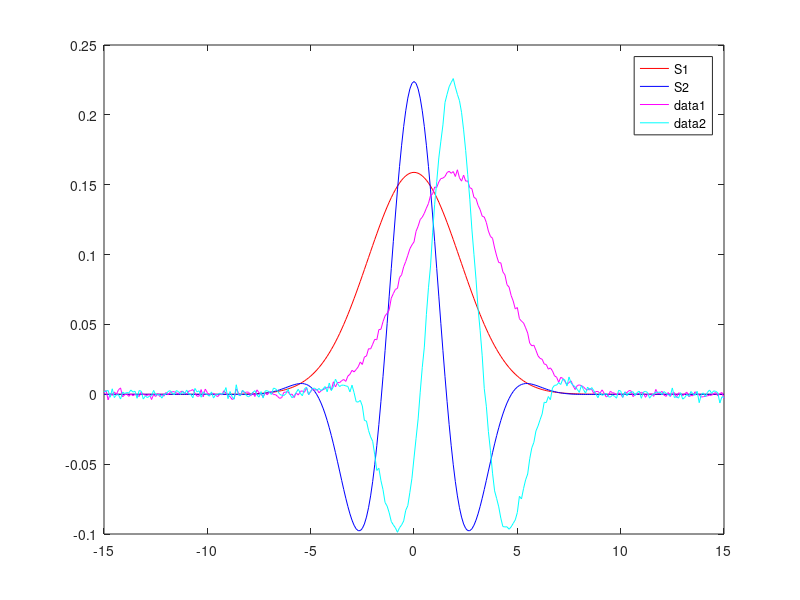

Recreate this plot in MATLAB. (Note: this script raises an error after producing the figure.)
clear all
close all

T_s = 0.1;
T_range = -15:T_s:15;
N = length(T_range);
s1 = exp(-0.1*T_range.^2);
s2 = exp(-0.1*T_range.^2).*cos(T_range);

% Compute the energy
E1 = sum(abs(s1.^2));
E2 = sum(abs(s2.^2));

% Normalized signals => signal energy =1
alpha_1 = 1/sqrt(E1);
alpha_2 = 1/sqrt(E2);
s1 = s1*alpha_1;
s2 = s2*alpha_2;

% SNR
SNR = 40;
sigma2 = 10^(-SNR/10);

% Random time diff calc
T =-5 + 10*rand(1);
% T =2;

s1_time_diffed = exp(-0.1*(T_range-T).^2);
s2_time_diffed = exp(-0.1*(T_range-T).^2).*cos((T_range-T));

%% a)
% s2 is better because of greater derivate which is looked for in CRB See
% (3.14) in kay I
T =-5 + 10*rand(1);
figure(1)
plot (T_range,s1,'r')
hold on
plot (T_range,s2,'b')
legend("S1","S2")

% Lägger till brus
w = exp(-0.1*(T_range-T).^2) + sqrt(sigma2)*randn(1,length(T_range));
x2 = exp(-0.1*(T_range-T).^2).*cos(T_range-T) + sqrt(sigma2)*randn(1,length(T_range));

w = w/sqrt(E1);
x2 = x2/sqrt(E2);
figure(1)
plot(T_range,w,'m')
plot(T_range,x2,'c')
hold off

T_search = -5:T_s:5;
T_hat_metric = zeros(1,length(T_search));

% ML estimatorn för s1
for i = 1:1:length(T_search)
    t = T_search(i);
    intermidiate = 1/sqrt(E1)*exp(-0.1*(T_range-t).^2);
    T_hat_metric(i) = sum(w.*intermidiate);
end

conv_value = genarate_T_hat_from_two_funcs(s1,w)
[max_value, max_t_index] = max(T_hat_metric);
grid_value = T_search(max_t_index)
figure(3)
plot(T_search,T_hat_metric,'r')
%% Monte Carlo , var och mean
% testa antalat körningar
rng('shuffle')

M0 = [1:100:1000 1001:200:2000 2001:400:5001]; % All the different number of monte-carlo runs we will try

T_hat_mean = zeros(2,M0(end));
T_hat_RMSE = zeros(2,M0(end));

T =-5 + 10*rand(1);
T= 2;
s1_time_diffed = alpha_1*exp(-0.1*(T_range-T).^2);
s2_time_diffed = alpha_2*exp(-0.1*(T_range-T).^2).*cos((T_range-T));

for M=M0
    
    T_hat_error_square_s1 = zeros(1,M );
    T_hat_error_square_s2 = zeros(1,M );
    parfor m=1:M
        % s1 and s2 contains the signal without noise.
        w =  sqrt(sigma2)*randn(1,N);
        T_hat_error_square_s1(m) = genarate_T_hat_from_two_funcs(s1,w+s1_time_diffed);
        T_hat_error_square_s2(m) = genarate_T_hat_from_two_funcs(s2,w+s2_time_diffed);
    end
    T_hat_mean(1,M) = mean(T_hat_error_square_s1);
    T_hat_RMSE(1,M) = std(T_hat_error_square_s1);
    T_hat_mean(2,M) = mean(T_hat_error_square_s2);
    T_hat_RMSE(2,M) = std(T_hat_error_square_s2);
    
end

mean_plot_1 = T_hat_mean(1,:);
std_plot_1 = T_hat_RMSE(1,:);
mean_plot_2 = T_hat_mean(2,:);
std_plot_2 = T_hat_RMSE(2,:);

figure(25)
plot(M0,mean_plot_1(M0),M0,mean_plot_2(M0))
legend("s1","s2")
title("mean")

figure(26)
plot(M0,std_plot_1(M0),M0,std_plot_2(M0))
legend("s1","s2")
title("std")


%% CRB
%Plot CRB theoretical value
rng('shuffle')

sigma2_range = 10^-2:10^-3:10^-1;
SNR_range = -10*log10(sigma2_range);
% SNR_range = 1:2:30;
% sigma2_range = 10.^(-SNR_range./10);

T_hat_RMSE = zeros(2,length(SNR_range));
monte_carlo_runs = 2000;

for SNR_i=1:1:length(SNR_range)
    SNR_c = SNR_range(SNR_i);
    sigma2 = sigma2_range(SNR_i);

    T_hat_error_square_s1 = zeros(1,monte_carlo_runs );
    T_hat_error_square_s2 = zeros(1,monte_carlo_runs );
    parfor m=1:monte_carlo_runs
        % s1 and s2 contains the signal without noise.
        T =-5 + 10*rand(1);
        s1_time_diffed = exp(-0.1*(T_range-T).^2);
        s2_time_diffed = exp(-0.1*(T_range-T).^2).*cos((T_range-T));
        w =  sqrt(sigma2)*randn(1,N);
        T_hat_error_square_s1(m) = (T-genarate_T_hat_from_two_funcs(s1,w+s1_time_diffed))^2;
        T_hat_error_square_s2(m) = (T-genarate_T_hat_from_two_funcs(s2,w+s2_time_diffed))^2;
    end
    T_hat_RMSE(1,SNR_i) = sqrt(mean(T_hat_error_square_s1));
    T_hat_RMSE(2,SNR_i) = sqrt(mean(T_hat_error_square_s2));
    
end
std_plot_1 = T_hat_RMSE(1,:);
std_plot_2 = T_hat_RMSE(2,:);
%%
% finns nog ett fel i mina teoretiska värden

s1_diff = alpha_1*exp(-0.1*T_range.^2)*(-0.2).*T_range;
s2_diff = alpha_2*exp(-0.1*T_range.^2).*(-0.2.*T_range.*cos(T_range)- sin(T_range));

figure(30)
d_s1_energy = sum(s1_diff.^2);     
semilogy(SNR_range, sqrt(sigma2_range./d_s1_energy))
% loglog(1./sigma2_range, sqrt(sigma2_range)./d_s1_energy)
hold on 
semilogy(SNR_range, std_plot_1);
title("s1")
hold off

figure(31)
d_s2_energy = sum(s2_diff.^2);
semilogy(SNR_range, sqrt(sigma2_range./d_s2_energy))
hold on 
semilogy(SNR_range, std_plot_2);
title("s2")
hold off
